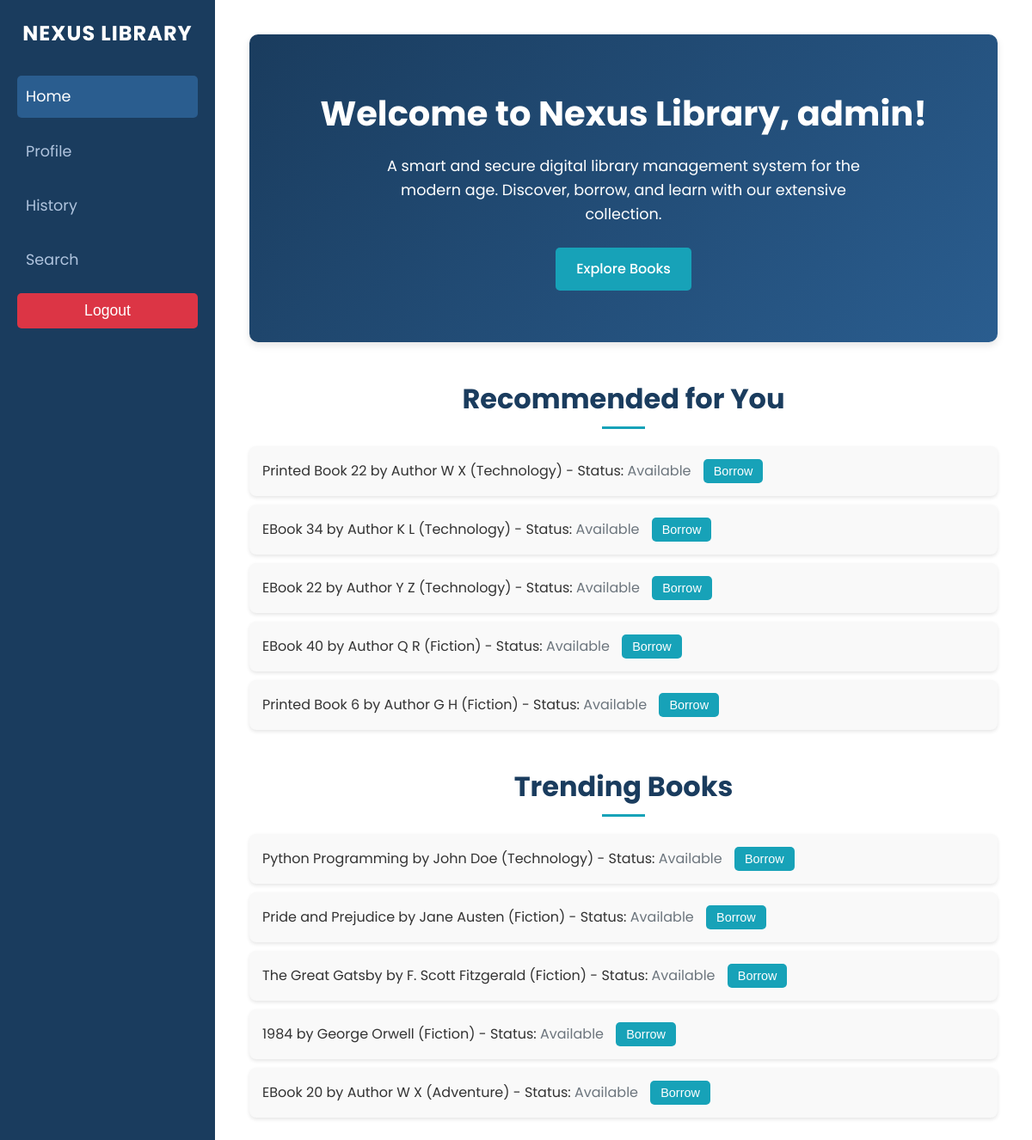
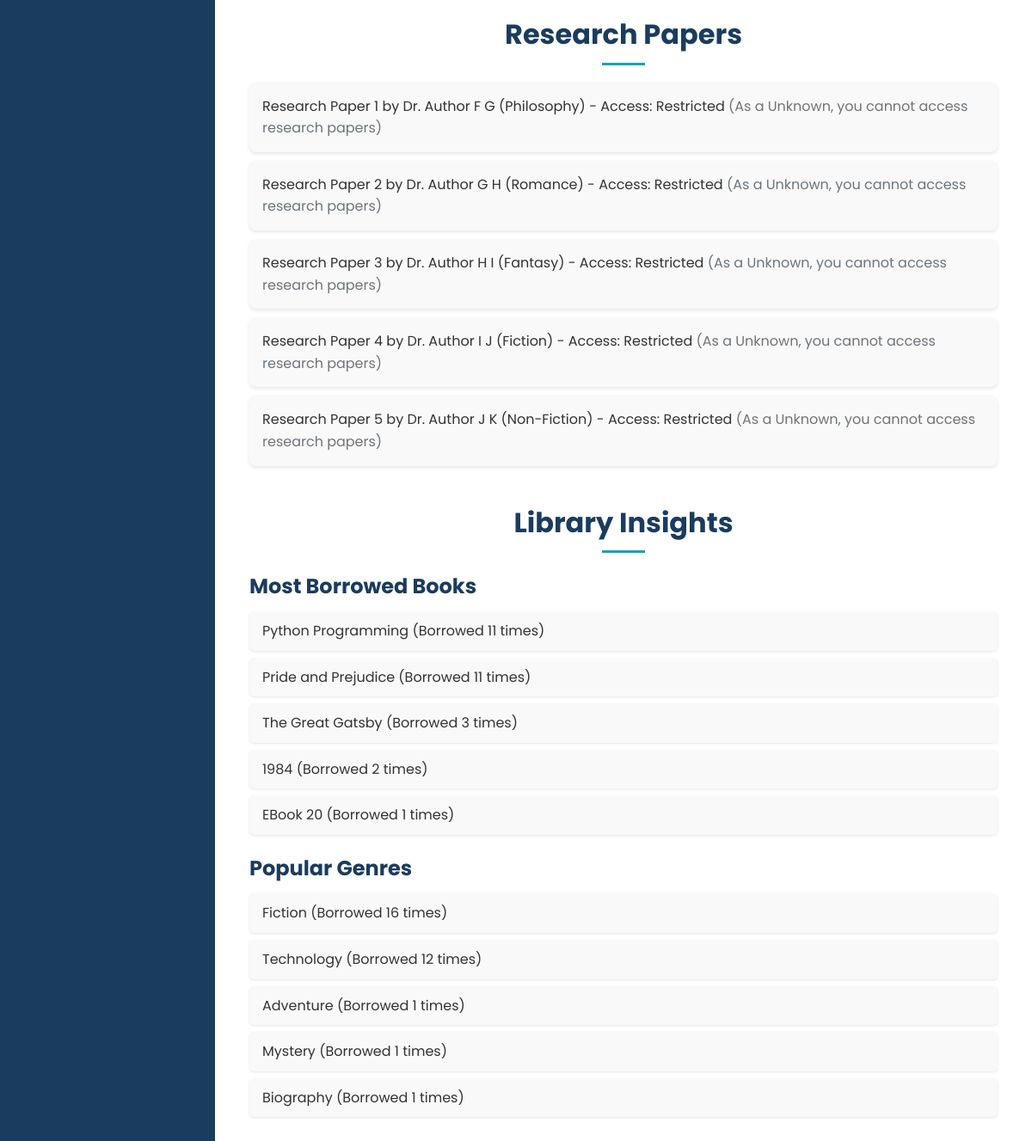
The app's page / (signed in) with its own data (2 pictures, top to bottom).
### library/models.py (models this page shows, shortened)
class LibraryItem(models.Model):
    title = models.CharField(max_length=255)
    author = models.CharField(max_length=255)
    genre = models.CharField(max_length=100)
    publication_date = models.DateField()
    class Meta:
        abstract = True

class PrintedBook(LibraryItem):
    isbn = models.CharField(max_length=13)
    copies_available = models.IntegerField()

class EBook(LibraryItem):
    file_url = models.URLField()
    file_size = models.IntegerField()  # in MB

class Audiobook(LibraryItem):
    duration = models.DurationField()
    narrator = models.CharField(max_length=255)

class ResearchPaper(LibraryItem):
    doi = models.CharField(max_length=100)
    access_level = models.CharField(max_length=50)

### library/views.py (the view, shortened to what this page needs)
# urls.py: 2. Add a URL to urlpatterns:  path('', views.home, name='home')
@login_required
def home(request):
    user = request.user
    user_type = service.get_user_type(user)
    print(f"User: {user.username}, User Type: {user_type}")
    book_models = [EBook, PrintedBook, Audiobook]  # Exclude ResearchPaper
    recommendations = []
    user_borrowings = BorrowingHistory.objects.filter(user=user)
    user_genres = set()
    for borrowing in user_borrowings:
        item = borrowing.get_item()
        if item and hasattr(item, 'genre'):
            user_genres.add(item.genre)
    if user_genres:
        for model in book_models:
            items = model.objects.filter(genre__in=user_genres).exclude(
                id__in=[b.object_id for b in user_borrowings if b.content_type.model == model.__name__.lower()]
            )[:5]
            for item in items:
                print(f"Recommendation: {item.title} (ID: {item.id}), Genre: {item.genre}, Type: {item.__class__.__name__}")
            recommendations.extend(items)
    else:
        genre_preferences = {
            'Student': ['Fiction', 'Technology', 'Science'],
            'Faculty': ['Non-Fiction', "History", 'Science'],
            'Researcher': ['Science', 'Technology'],
            'Guest': ['Fiction', 'History'],
        }
        preferred_genres = genre_preferences.get(user_type, ['Fiction', 'Technology'])
        for model in book_models:
            items = model.objects.filter(genre__in=preferred_genres)[:5]
            for item in items:
                print(f"Recommendation (Fallback): {item.title} (ID: {item.id}), Genre: {item.genre}, Type: {item.__class__.__name__}")
            recommendations.extend(items)
    import random
    recommendations = recommendations[:10]
    random.shuffle(recommendations)
    recommendations = recommendations[:5]
    thirty_days_ago = timezone.now().date() - timedelta(days=30)
    trending_borrowings = BorrowingHistory.objects.filter(borrow_date__gte=thirty_days_ago)
    book_counts = {}
    for borrowing in trending_borrowings:
        item = borrowing.get_item()
        if item and item.__class__ in book_models:
            item_key = (item.__class__.__name__, item.id)
            book_counts[item_key] = book_counts.get(item_key, 0) + 1
    trending_items = sorted(
        book_counts.items(),
        key=lambda x: x[1],
        reverse=True
    )[:5]
    trending = []
    for (item_type, item_id), count in trending_items:
        model = next(m for m in book_models if m.__name__ == item_type)
        try:
            item = model.objects.get(id=item_id)
            print(f"Trending: {item.title} (ID: {item.id}), Borrow Count: {count}, Type: {item_type}")
            trending.append(item)
        except model.DoesNotExist:
            continue
    research_papers = ResearchPaper.objects.all()[:5]
    for paper in research_papers:
        print(f"Research Paper: {paper.title} (ID: {paper.id}), Access Level: {paper.access_level}")
    all_borrowings = BorrowingHistory.objects.all()
    book_counts = {}
    for borrowing in all_borrowings:
        item = borrowing.get_item()
        if item:
            title = item.title
            book_counts[title] = book_counts.get(title, 0) + 1
    most_borrowed = sorted(
        [{'title': title, 'total': count} for title, count in book_counts.items()],
        key=lambda x: x['total'],
        reverse=True
    )[:5]
    genre_counts = {}
    for borrowing in all_borrowings:
        item = borrowing.get_item()
        if item:
            genre = item.genre
            genre_counts[genre] = genre_counts.get(genre, 0) + 1
    popular_genres = sorted(
        [{'genre': genre, 'total': count} for genre, count in genre_counts.items()],
        key=lambda x: x['total'],
        reverse=True
    )[:5]
    return render(request, 'library/home.html', {
        'recommendations': recommendations,
        'trending': trending,
        'research_papers': research_papers,
        'most_borrowed': most_borrowed,
        'popular_genres': popular_genres,
        'user_type': user_type,
    })

### library/models.py (called while the page is built)
    def get_item(self):
        if self.content_type and self.object_id:
            return self.content_type.get_object_for_this_type(id=self.object_id)
        return None

### library/services.py (called while the page is built)
    def get_user_type(self, user):
        for profile_model in [StudentProfile, ResearcherProfile, FacultyProfile, GuestProfile]:
            try:
                profile = profile_model.objects.get(user=user)
                return profile.user_type
            except profile_model.DoesNotExist:
                continue
        return "Unknown"

### library/templatetags/library_tags.py (called while the page is built)
@register.filter
def get_item_type(item):
    return item.__class__.__name__.lower()

@register.filter
def is_book(item):
    return item.__class__.__name__ in ['EBook', 'PrintedBook', 'Audiobook']

### library/templates/library/home.html (shortened to what this page needs)
{% load static %}
{% load library_tags %}
<!DOCTYPE html>
<html lang="en">
<head>
    <link rel="stylesheet" href="{% static 'css/base.css' %}">
    <link rel="stylesheet" href="{% static 'css/home.css' %}">
</head>
<body>
    <div class="container">
        <nav class="sidebar">
            <div class="sidebar-header">
                <span class="logo">NEXUS LIBRARY</span>
            </div>
            <ul class="sidebar-menu">
                <li><a href="{% url 'home' %}" class="active">Home</a></li>
                <li><a href="{% url 'profile' %}">Profile</a></li>
                <li><a href="{% url 'history' %}">History</a></li>
                <li><a href="{% url 'search_items' %}">Search</a></li>
                <li>
                    <form action="{% url 'logout' %}" method="post" style="display:inline;">
                        <button type="submit" class="logout-btn">Logout</button>
                    </form>
                </li>
            </ul>
        </nav>
        <div class="main-content">
            <section class="hero">
                <h1>Welcome to Nexus Library, {{ user.username }}!</h1>
                <p>A smart and secure digital library management system for the modern age. Discover, borrow, and learn
                    with our extensive collection.</p>
                <a href="{% url 'explore' %}" class="explore-btn">Explore Books</a>
            </section>
            <section id="recommendations" class="recommendations">
                <h2>Recommended for You</h2>
                <ul>
                    {% for item in recommendations %}
                    {% if item|is_book %}
                    {% with item_status=item|get_item_status:user %}
                    <li>
                        {{ item.title }} by {{ item.author }} ({{ item.genre }}) - Status: <span
                            class="status status-{{ item_status|lower }}">{{ item_status }}</span>
                        {% if item|get_item_type == 'printedbook' %}
                        {% if item_status == 'Available' and user_type != 'Guest' %}
                        <form action="{% url 'borrow_item' item_type=item|get_item_type item_id=item.id %}"
                            method="post" style="display:inline;">
                            <button type="submit" class="borrow-btn">Borrow</button>
                        </form>
                        {% elif item_status == 'Unavailable' and user_type != 'Guest' %}
                        <form action="{% url 'reserve_book' item_id=item.id %}" method="post" style="display:inline;">
                            {% csrf_token %}
                            <button type="submit" class="reserve-btn">Reserve</button>
                        </form>
                        {% elif user_type == 'Guest' %}
                        <span class="guest-message">(Guests cannot borrow books)</span>
                        {% endif %}
                        {% else %}
                        {% if item_status == 'Available' and user_type != 'Guest' %}
                        <form action="{% url 'borrow_item' item_type=item|get_item_type item_id=item.id %}"
                            method="post" style="display:inline;">
                            <button type="submit" class="borrow-btn">Borrow</button>
                        </form>
                        {% elif user_type == 'Guest' %}
                        <span class="guest-message">(Guests cannot borrow books)</span>
                        {% endif %}
                        {% endif %}
                    </li>
                    {% endwith %}
                    {% endif %}
                    {% empty %}
                    <li>No recommendations available.</li>
                    {% endfor %}
                </ul>
            </section>
            <section class="trending">
                <h2>Trending Books</h2>
                <ul>
                    {% for item in trending %}
                    {% if item|is_book %}
                    {% with item_status=item|get_item_status:user %}
                    <li>
                        {{ item.title }} by {{ item.author }} ({{ item.genre }}) - Status: <span
                            class="status status-{{ item_status|lower }}">{{ item_status }}</span>
                        {% if item|get_item_type == 'printedbook' %}
                        {% if item_status == 'Available' and user_type != 'Guest' %}
                        <form action="{% url 'borrow_item' item_type=item|get_item_type item_id=item.id %}"
                            method="post" style="display:inline;">
                            <button type="submit" class="borrow-btn">Borrow</button>
                        </form>
                        {% elif item_status == 'Unavailable' and user_type != 'Guest' %}
                        <form action="{% url 'reserve_book' item_id=item.id %}" method="post" style="display:inline;">
                            {% csrf_token %}
                            <button type="submit" class="reserve-btn">Reserve</button>
                        </form>
                        {% elif user_type == 'Guest' %}
                        <span class="guest-message">(Guests cannot borrow books)</span>
                        {% endif %}
                        {% else %}
                        {% if item_status == 'Available' and user_type != 'Guest' %}
                        <form action="{% url 'borrow_item' item_type=item|get_item_type item_id=item.id %}"
                            method="post" style="display:inline;">
                            <button type="submit" class="borrow-btn">Borrow</button>
                        </form>
                        {% elif user_type == 'Guest' %}
                        <span class="guest-message">(Guests cannot borrow books)</span>
                        {% endif %}
                        {% endif %}
                    </li>
                    {% endwith %}
                    {% endif %}
                    {% empty %}
                    <li>No trending books available.</li>
                    {% endfor %}
                </ul>
            </section>
            <section class="research-papers">
                <h2>Research Papers</h2>
                <ul>
                    {% for item in research_papers %}
                    <li>
                        {{ item.title }} by {{ item.author }} ({{ item.genre }}) - Access: {{ item.access_level }}
                        {% if user_type|lower == 'faculty' or user_type|lower == 'researcher' %}
                        <a href="{% url 'request_item' item.id %}">Request Access</a>
                        {% else %}
                        <span class="guest-message">(As a {{ user_type|default:'User' }}, you cannot access research
                            papers)</span>
                        {% endif %}
                    </li>
                    {% empty %}
                    <li>No research papers available.</li>
                    {% endfor %}
                </ul>
            </section>
            <section class="analytics">
                <h2>Library Insights</h2>
                <h3>Most Borrowed Books</h3>
                <ul>
                    {% for book in most_borrowed %}
                    <li>{{ book.title }} (Borrowed {{ book.total }} times)</li>
                    {% empty %}
                    <li>No data available.</li>
                    {% endfor %}
                </ul>
                <h3>Popular Genres</h3>
                <ul>
                    {% for genre in popular_genres %}
                    <li>{{ genre.genre }} (Borrowed {{ genre.total }} times)</li>
                    {% empty %}
                    <li>No data available.</li>
                    {% endfor %}
                </ul>
            </section>
        </div>
    </div>
</body>
</html>

### library/static/css/base.css (style rules this page uses)
* { margin: 0; padding: 0; box-sizing: border-box; }
body { font-family: 'Poppins', sans-serif; background-color: #f4f6f9; color: #333; line-height: 1.6; }
.container { display: flex; min-height: 100vh; }
.sidebar { width: 250px; background-color: #1a3c5e; color: #fff; padding: 20px; position: fixed; height: 100%; overflow-y: auto; }
.sidebar-header { text-align: center; margin-bottom: 30px; }
.logo { font-size: 1.5rem; font-weight: 700; color: #fff; text-transform: uppercase; letter-spacing: 1px; }
.sidebar-menu { list-style: none; }
.sidebar-menu li { margin-bottom: 15px; }
.sidebar-menu a { color: #b0c4de; text-decoration: none; font-size: 1.1rem; display: block; padding: 10px; border-radius: 5px; transition: background-color 0.3s ease; }
.sidebar-menu a:hover, .sidebar-menu a.active { background-color: #2a5d8f; color: #fff; }
.logout-btn { background-color: #dc3545; color: #fff; border: none; padding: 10px; width: 100%; border-radius: 5px; cursor: pointer; font-size: 1.1rem; transition: background-color 0.3s ease; }
.main-content { margin-left: 250px; padding: 40px; width: calc(100% - 250px); background-color: #fff; }

### records on screen
PrintedBook: title "Printed Book 22", author "Author W X", genre "Technology", item_status "Available", shows "Borrow"
EBook: title "EBook 34", author "Author K L", genre "Technology", item_status "Available", shows "Borrow"
EBook: title "EBook 22", author "Author Y Z", genre "Technology", item_status "Available", shows "Borrow"
EBook: title "EBook 40", author "Author Q R", genre "Fiction", item_status "Available", shows "Borrow"
PrintedBook: title "Printed Book 6", author "Author G H", genre "Fiction", item_status "Available", shows "Borrow"
EBook: title "Python Programming", author "John Doe", genre "Technology", item_status "Available", shows "Borrow", title "Python Programming", genre "Technology"
PrintedBook: title "Pride and Prejudice", author "Jane Austen", genre "Fiction", item_status "Available", shows "Borrow", title "Pride and Prejudice"
Audiobook: title "The Great Gatsby", author "F. Scott Fitzgerald", genre "Fiction", item_status "Available", shows "Borrow", title "The Great Gatsby", genre "Fiction"
PrintedBook: title "1984", author "George Orwell", genre "Fiction", item_status "Available", shows "Borrow", title "1984"
EBook: title "EBook 20", author "Author W X", genre "Adventure", item_status "Available", shows "Borrow", title "EBook 20", genre "Adventure"
ResearchPaper: title "Research Paper 1", author "Dr. Author F G", genre "Philosophy", access_level "Restricted", user_type "Unknown"
ResearchPaper: title "Research Paper 2", author "Dr. Author G H", genre "Romance", access_level "Restricted", user_type "Unknown"
ResearchPaper: title "Research Paper 3", author "Dr. Author H I", genre "Fantasy", access_level "Restricted", user_type "Unknown"
ResearchPaper: title "Research Paper 4", author "Dr. Author I J", genre "Fiction", access_level "Restricted", user_type "Unknown"
ResearchPaper: title "Research Paper 5", author "Dr. Author J K", genre "Non-Fiction", access_level "Restricted", user_type "Unknown"
EBook: genre "Mystery"
EBook: genre "Biography"

### other values on screen
{{ user.username }} "admin"
{{ book.total }} "11" "11" "3" "2" "1"
{{ genre.total }} "16" "12" "1" "1" "1"
